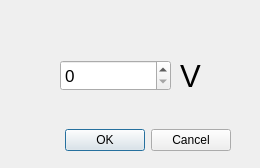
<?xml version="1.0" encoding="UTF-8"?>
<ui version="4.0">
 <class>Dialog</class>
 <widget class="QDialog" name="Dialog">
  <property name="geometry">
   <rect>
    <x>0</x>
    <y>0</y>
    <width>260</width>
    <height>168</height>
   </rect>
  </property>
  <property name="windowTitle">
   <string>Dialog</string>
  </property>
  <widget class="QDialogButtonBox" name="buttonBox">
   <property name="geometry">
    <rect>
     <x>0</x>
     <y>110</y>
     <width>231</width>
     <height>61</height>
    </rect>
   </property>
   <property name="sizePolicy">
    <sizepolicy hsizetype="Expanding" vsizetype="Expanding">
     <horstretch>0</horstretch>
     <verstretch>0</verstretch>
    </sizepolicy>
   </property>
   <property name="minimumSize">
    <size>
     <width>231</width>
     <height>61</height>
    </size>
   </property>
   <property name="layoutDirection">
    <enum>Qt::LeftToRight</enum>
   </property>
   <property name="orientation">
    <enum>Qt::Horizontal</enum>
   </property>
   <property name="standardButtons">
    <set>QDialogButtonBox::Cancel|QDialogButtonBox::Ok</set>
   </property>
  </widget>
  <widget class="QLabel" name="label">
   <property name="geometry">
    <rect>
     <x>20</x>
     <y>20</y>
     <width>141</width>
     <height>41</height>
    </rect>
   </property>
   <property name="font">
    <font>
     <pointsize>15</pointsize>
    </font>
   </property>
   <property name="text">
    <string/>
   </property>
  </widget>
  <widget class="QSpinBox" name="spinBox">
   <property name="geometry">
    <rect>
     <x>60</x>
     <y>60</y>
     <width>111</width>
     <height>31</height>
    </rect>
   </property>
   <property name="font">
    <font>
     <pointsize>13</pointsize>
    </font>
   </property>
   <property name="wrapping">
    <bool>false</bool>
   </property>
   <property name="buttonSymbols">
    <enum>QAbstractSpinBox::UpDownArrows</enum>
   </property>
   <property name="maximum">
    <number>2000</number>
   </property>
   <property name="singleStep">
    <number>50</number>
   </property>
   <property name="displayIntegerBase">
    <number>10</number>
   </property>
  </widget>
  <widget class="QLabel" name="label_2">
   <property name="geometry">
    <rect>
     <x>180</x>
     <y>60</y>
     <width>41</width>
     <height>31</height>
    </rect>
   </property>
   <property name="font">
    <font>
     <pointsize>23</pointsize>
    </font>
   </property>
   <property name="text">
    <string>V</string>
   </property>
  </widget>
 </widget>
 <resources/>
 <connections>
  <connection>
   <sender>buttonBox</sender>
   <signal>accepted()</signal>
   <receiver>Dialog</receiver>
   <slot>accept()</slot>
   <hints>
    <hint type="sourcelabel">
     <x>248</x>
     <y>254</y>
    </hint>
    <hint type="destinationlabel">
     <x>157</x>
     <y>274</y>
    </hint>
   </hints>
  </connection>
  <connection>
   <sender>buttonBox</sender>
   <signal>rejected()</signal>
   <receiver>Dialog</receiver>
   <slot>reject()</slot>
   <hints>
    <hint type="sourcelabel">
     <x>316</x>
     <y>260</y>
    </hint>
    <hint type="destinationlabel">
     <x>286</x>
     <y>274</y>
    </hint>
   </hints>
  </connection>
 </connections>
</ui>
